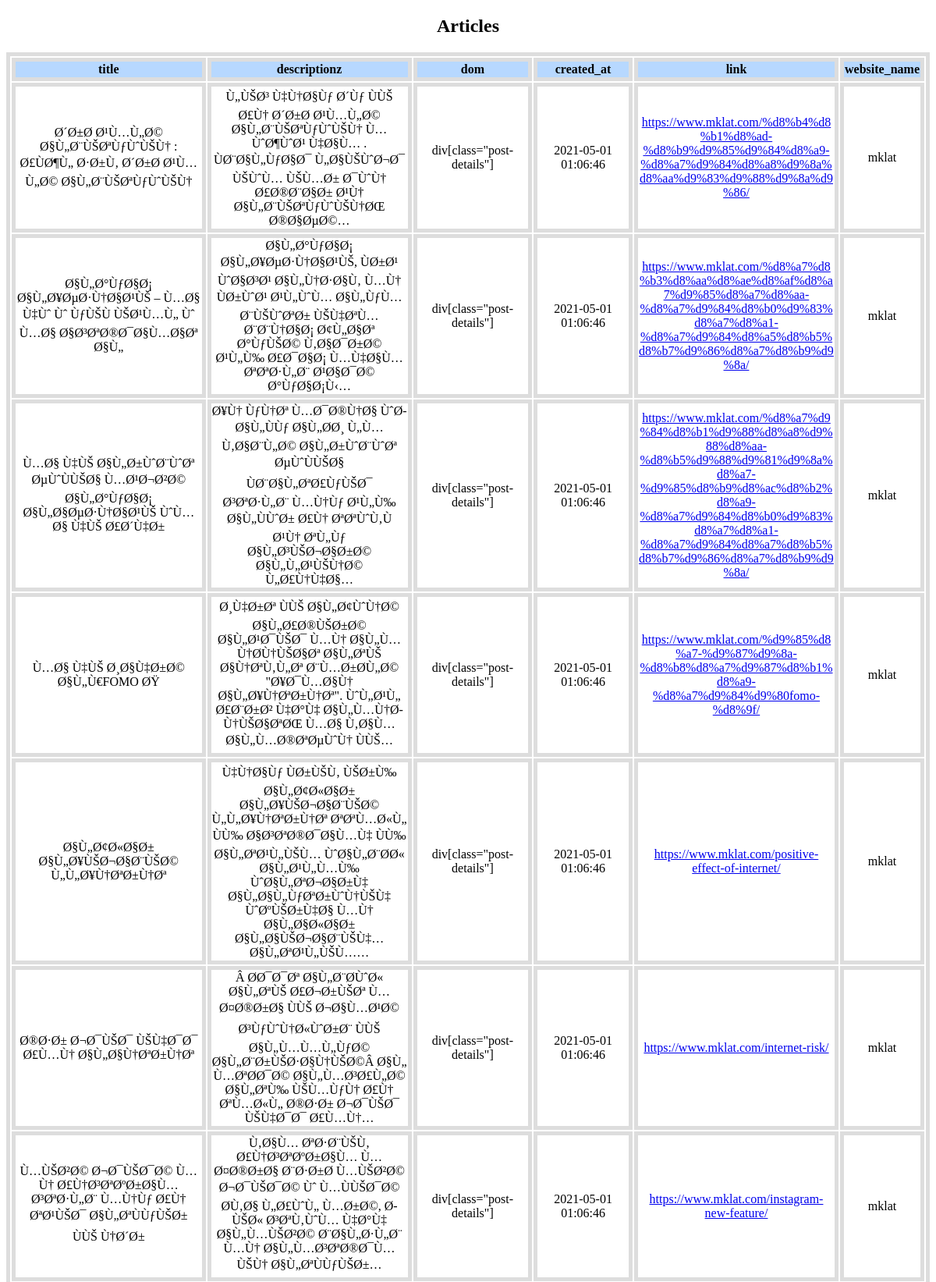
Screenshot of /webscrap/articles1.php (signed in, upper part) with the database file from the repository.
### tables this page shows
CREATE TABLE `articles` (
  `id` int(11) NOT NULL,
  `website_id` int(11) NOT NULL,
  `title` varchar(100) NOT NULL,
  `descriptionz` varchar(10000) NOT NULL,
  `dom` varchar(100) NOT NULL,
  `created_ata` timestamp NOT NULL DEFAULT current_timestamp(),
  `link` varchar(10000) NOT NULL,
  `website_name` varchar(100) NOT NULL
);

### webscrap/articles1.php (the view, shortened to what this page needs)
<!DOCTYPE html>
<html>
<head>
<link rel="stylesheet" href="stylesLogin.css">
<?php
$servername = "localhost";
$username = "";
$password = "";
$dbname = "webscrap";
$conn = new mysqli($servername, $username, $password, $dbname);
?>
</head>
<body>
<?php
$sql = "SELECT id,title,descriptionz, dom, created_ata,link,website_name FROM articles where website_id = 1";
    $result = mysqli_query($conn, $sql);
    if (mysqli_num_rows($result) > 0) {
?>
<h2 style="text-align:center " >Articles</h2>
<table style="text-align:center ;word-wrap:break-word;border: 5px solid #ddd;">
  <tr>
    <th style="text-align:center; background-color: #B7D8FF;border: 5px solid #ddd;" >title</th>
    <th style="text-align:center; background-color: #B7D8FF;border: 5px solid #ddd;" >descriptionz</th>
    <th style="text-align:center; background-color: #B7D8FF;border: 5px solid #ddd;" >dom</th>
    <th style="text-align:center; background-color: #B7D8FF;border: 5px solid #ddd;" >created_at</th>
    <th style="text-align:center; background-color: #B7D8FF;border: 5px solid #ddd;" >link</th>
    <th style="text-align:center; background-color: #B7D8FF;border: 5px solid #ddd;" >website_name</th>
  </tr>
<?php
            while($row = mysqli_fetch_assoc($result)) {
                $title = $row['title'];
                $descriptionz = $row['descriptionz'];
                $dom = $row['dom'];
                $created_at = $row['created_ata'];
                $link = $row['link'];
                $website_name = $row['website_name'];
?>
                <tr>
                <td style="text-align:center;max-width: 250px;border: 5px solid #ddd;"><?php echo $title;?></td>
                <td style="text-align:center;max-width: 250px;border: 5px solid #ddd;"><?php echo $descriptionz;?></td>
                <td style="text-align:center;max-width: 250px;border: 5px solid #ddd;"><?php echo $dom;?></td>
                <td style="text-align:center;max-width: 250px;border: 5px solid #ddd;"><?php echo $created_at;?></td>
                <td style="text-align:center;max-width: 250px;border: 5px solid #ddd;"><a href="<?php echo $link;?>"><?php echo $link;?></a></td>
                <td style="text-align:center;max-width: 250px;border: 5px solid #ddd;"><?php echo $website_name;?></td>
              </tr>
<?php
            }
?>
</table>
<?php
        }
     else {
        echo "eroooooooooooorrr";
    }
?>
</body>
</html>

### rows the page displays
articles: title "Ø´Ø±Ø­ Ø¹Ù…Ù„Ø© Ø§Ù„Ø¨ÙŠØªÙƒÙˆÙŠÙ† : Ø£ÙØ¶Ù„ Ø·Ø±Ù‚ Ø´Ø±Ø­ Ø¹Ù…Ù„Ø© Ø§Ù„Ø¨ÙŠØªÙƒÙˆÙŠÙ†", descriptionz "Ù„ÙŠØ³ Ù‡Ù†Ø§Ùƒ Ø´Ùƒ ÙÙŠ Ø£Ù† Ø´Ø±Ø­ Ø¹Ù…Ù„Ø© Ø§Ù„Ø¨ÙŠØªÙƒÙˆÙŠÙ† Ù…ÙˆØ¶ÙˆØ¹ Ù‡Ø§Ù… . ÙØ¨Ø§Ù„ÙƒØ§Ø¯ Ù„Ø§ÙŠÙˆØ¬Ø¯ ÙŠÙˆÙ… ÙŠÙ…Ø± Ø¯ÙˆÙ† Ø£Ø®Ø¨Ø§Ø± Ø¹Ù† Ø§Ù„Ø¨ÙŠØªÙƒÙˆÙŠÙ†ØŒ Ø®Ø§ØµØ©…", dom "div[class=\"post-details\"]", created_ata "2021-05-01 01:06:46", link "https://www.mklat.com/%d8%b4%d8%b1%d8%ad-%d8%b9%d9%85%d9%84%d8%a9-%d8%a7%d9%84%d8%a8%d9%8a%d8%aa%d9%83%d9%88%d9%8a%d9%86/", website_name "mklat"
articles: title "Ø§Ù„Ø°ÙƒØ§Ø¡ Ø§Ù„Ø¥ØµØ·Ù†Ø§Ø¹ÙŠ – Ù…Ø§ Ù‡Ùˆ Ùˆ ÙƒÙŠÙ ÙŠØ¹Ù…Ù„ Ùˆ Ù…Ø§ Ø§Ø³ØªØ®Ø¯Ø§Ù…Ø§Øª Ø§Ù„", descriptionz "Ø§Ù„Ø°ÙƒØ§Ø¡ Ø§Ù„Ø¥ØµØ·Ù†Ø§Ø¹ÙŠ, ÙØ±Ø¹ ÙˆØ§Ø³Ø¹ Ø§Ù„Ù†Ø·Ø§Ù‚ Ù…Ù† ÙØ±ÙˆØ¹ Ø¹Ù„ÙˆÙ… Ø§Ù„ÙƒÙ…Ø¨ÙŠÙˆØªØ± ÙŠÙ‡ØªÙ… Ø¨Ø¨Ù†Ø§Ø¡ Ø¢Ù„Ø§Øª Ø°ÙƒÙŠØ© Ù‚Ø§Ø¯Ø±Ø© Ø¹Ù„Ù‰ Ø£Ø¯Ø§Ø¡ Ù…Ù‡Ø§Ù… ØªØªØ·Ù„Ø¨ Ø¹Ø§Ø¯Ø© Ø°ÙƒØ§Ø¡Ù‹…", dom "div[class=\"post-details\"]", created_ata "2021-05-01 01:06:46", link "https://www.mklat.com/%d8%a7%d8%b3%d8%aa%d8%ae%d8%af%d8%a7%d9%85%d8%a7%d8%aa-%d8%a7%d9%84%d8%b0%d9%83%d8%a7%d8%a1-%d8%a7%d9%84%d8%a5%d8%b5%d8%b7%d9%86%d8%a7%d8%b9%d9%8a/", website_name "mklat"
articles: title "Ù…Ø§ Ù‡ÙŠ Ø§Ù„Ø±ÙˆØ¨ÙˆØª ØµÙˆÙÙŠØ§ Ù…Ø¹Ø¬Ø²Ø© Ø§Ù„Ø°ÙƒØ§Ø¡ Ø§Ù„Ø§ØµØ·Ù†Ø§Ø¹ÙŠ ÙˆÙ…Ø§ Ù‡ÙŠ Ø£Ø´Ù‡Ø±", descriptionz "Ø¥Ù† ÙƒÙ†Øª Ù…Ø¯Ø®Ù†Ø§ ÙˆØ­Ø§Ù„ÙÙƒ Ø§Ù„Ø­Ø¸ Ù„Ù…Ù‚Ø§Ø¨Ù„Ø© Ø§Ù„Ø±ÙˆØ¨ÙˆØª ØµÙˆÙÙŠØ§ ÙØ¨Ø§Ù„ØªØ£ÙƒÙŠØ¯ Ø³ØªØ·Ù„Ø¨ Ù…Ù†Ùƒ Ø¹Ù„Ù‰ Ø§Ù„ÙÙˆØ± Ø£Ù† ØªØªÙˆÙ‚Ù Ø¹Ù† ØªÙ„Ùƒ Ø§Ù„Ø³ÙŠØ¬Ø§Ø±Ø© Ø§Ù„Ù„Ø¹ÙŠÙ†Ø© Ù„Ø£Ù†Ù‡Ø§…", dom "div[class=\"post-details\"]", created_ata "2021-05-01 01:06:46", link "https://www.mklat.com/%d8%a7%d9%84%d8%b1%d9%88%d8%a8%d9%88%d8%aa-%d8%b5%d9%88%d9%81%d9%8a%d8%a7-%d9%85%d8%b9%d8%ac%d8%b2%d8%a9-%d8%a7%d9%84%d8%b0%d9%83%d8%a7%d8%a1-%d8%a7%d9%84%d8%a7%d8%b5%d8%b7%d9%86%d8%a7%d8%b9%d9%8a/", website_name "mklat"
articles: title "Ù…Ø§ Ù‡ÙŠ Ø¸Ø§Ù‡Ø±Ø© Ø§Ù„Ù€FOMO ØŸ", descriptionz "Ø¸Ù‡Ø±Øª ÙÙŠ Ø§Ù„Ø¢ÙˆÙ†Ø© Ø§Ù„Ø£Ø®ÙŠØ±Ø© Ø§Ù„Ø¹Ø¯ÙŠØ¯ Ù…Ù† Ø§Ù„Ù…Ù†Ø­Ù†ÙŠØ§Øª Ø§Ù„ØªÙŠ Ø§Ù†ØªÙ‚Ù„Øª Ø¨Ù…Ø±Ø­Ù„Ø© \"Ø¥Ø¯Ù…Ø§Ù† Ø§Ù„Ø¥Ù†ØªØ±Ù†Øª\". ÙˆÙ„Ø¹Ù„ Ø£Ø¨Ø±Ø² Ù‡Ø°Ù‡ Ø§Ù„Ù…Ù†Ø­Ù†ÙŠØ§ØªØŒ Ù…Ø§ Ù‚Ø§Ù… Ø§Ù„Ù…Ø®ØªØµÙˆÙ† ÙÙŠ…", dom "div[class=\"post-details\"]", created_ata "2021-05-01 01:06:46", link "https://www.mklat.com/%d9%85%d8%a7-%d9%87%d9%8a-%d8%b8%d8%a7%d9%87%d8%b1%d8%a9-%d8%a7%d9%84%d9%80fomo-%d8%9f/", website_name "mklat"
articles: title "Ø§Ù„Ø¢Ø«Ø§Ø± Ø§Ù„Ø¥ÙŠØ¬Ø§Ø¨ÙŠØ© Ù„Ù„Ø¥Ù†ØªØ±Ù†Øª", descriptionz "Ù‡Ù†Ø§Ùƒ ÙØ±ÙŠÙ‚ ÙŠØ±Ù‰ Ø§Ù„Ø¢Ø«Ø§Ø± Ø§Ù„Ø¥ÙŠØ¬Ø§Ø¨ÙŠØ© Ù„Ù„Ø¥Ù†ØªØ±Ù†Øª ØªØªÙ…Ø«Ù„ ÙÙ‰ Ø§Ø³ØªØ®Ø¯Ø§Ù…Ù‡ ÙÙ‰ Ø§Ù„ØªØ¹Ù„ÙŠÙ… ÙˆØ§Ù„Ø¨Ø­Ø« Ø§Ù„Ø¹Ù„Ù…Ù‰ ÙˆØ§Ù„ØªØ¬Ø§Ø±Ù‡ Ø§Ù„Ø§Ù„ÙƒØªØ±ÙˆÙ†ÙŠÙ‡ ÙˆØºÙŠØ±Ù‡Ø§ Ù…Ù† Ø§Ù„Ø§Ø«Ø§Ø± Ø§Ù„Ø§ÙŠØ¬Ø§Ø¨ÙŠÙ‡… Ø§Ù„ØªØ¹Ù„ÙŠÙ……", dom "div[class=\"post-details\"]", created_ata "2021-05-01 01:06:46", link "https://www.mklat.com/positive-effect-of-internet/", website_name "mklat"
articles: title "Ø®Ø·Ø± Ø¬Ø¯ÙŠØ¯ ÙŠÙ‡Ø¯Ø¯ Ø£Ù…Ù† Ø§Ù„Ø§Ù†ØªØ±Ù†Øª", descriptionz "Â Ø­Ø¯Ø¯Øª Ø§Ù„Ø¨Ø­ÙˆØ« Ø§Ù„ØªÙŠ Ø£Ø¬Ø±ÙŠØª Ù…Ø¤Ø®Ø±Ø§ ÙÙŠ Ø¬Ø§Ù…Ø¹Ø© Ø³ÙƒÙˆÙ†Ø«ÙˆØ±Ø¨ ÙÙŠ Ø§Ù„Ù…Ù…Ù„ÙƒØ© Ø§Ù„Ø¨Ø±ÙŠØ·Ø§Ù†ÙŠØ©Â Ø§Ù„Ù…ØªØ­Ø¯Ø© Ø§Ù„Ù…Ø³Ø£Ù„Ø© Ø§Ù„ØªÙ‰ ÙŠÙ…ÙƒÙ† Ø£Ù† ØªÙ…Ø«Ù„ Ø®Ø·Ø± Ø¬Ø¯ÙŠØ¯ ÙŠÙ‡Ø¯Ø¯ Ø£Ù…Ù†…", dom "div[class=\"post-details\"]", created_ata "2021-05-01 01:06:46", link "https://www.mklat.com/internet-risk/", website_name "mklat"
articles: title "Ù…ÙŠØ²Ø© Ø¬Ø¯ÙŠØ¯Ø© Ù…Ù† Ø£Ù†Ø³ØªØºØ±Ø§Ù… Ø³ØªØ·Ù„Ø¨ Ù…Ù†Ùƒ Ø£Ù† ØªØ¹ÙŠØ¯ Ø§Ù„ØªÙÙƒÙŠØ± ÙÙŠ Ù†Ø´Ø±", descriptionz "Ù‚Ø§Ù… ØªØ·Ø¨ÙŠÙ‚ Ø£Ù†Ø³ØªØºØ±Ø§Ù… Ù…Ø¤Ø®Ø±Ø§ Ø¨Ø·Ø±Ø­ Ù…ÙŠØ²Ø© Ø¬Ø¯ÙŠØ¯Ø© Ùˆ Ù…ÙÙŠØ¯Ø© Ø­Ù‚Ø§ Ù„Ø£ÙˆÙ„ Ù…Ø±Ø©, Ø­ÙŠØ« Ø³ØªÙ‚ÙˆÙ… Ù‡Ø°Ù‡ Ø§Ù„Ù…ÙŠØ²Ø© Ø¨Ø§Ù„Ø·Ù„Ø¨ Ù…Ù† Ø§Ù„Ù…Ø³ØªØ®Ø¯Ù…ÙŠÙ† Ø§Ù„ØªÙÙƒÙŠØ±…", dom "div[class=\"post-details\"]", created_ata "2021-05-01 01:06:46", link "https://www.mklat.com/instagram-new-feature/", website_name "mklat"
